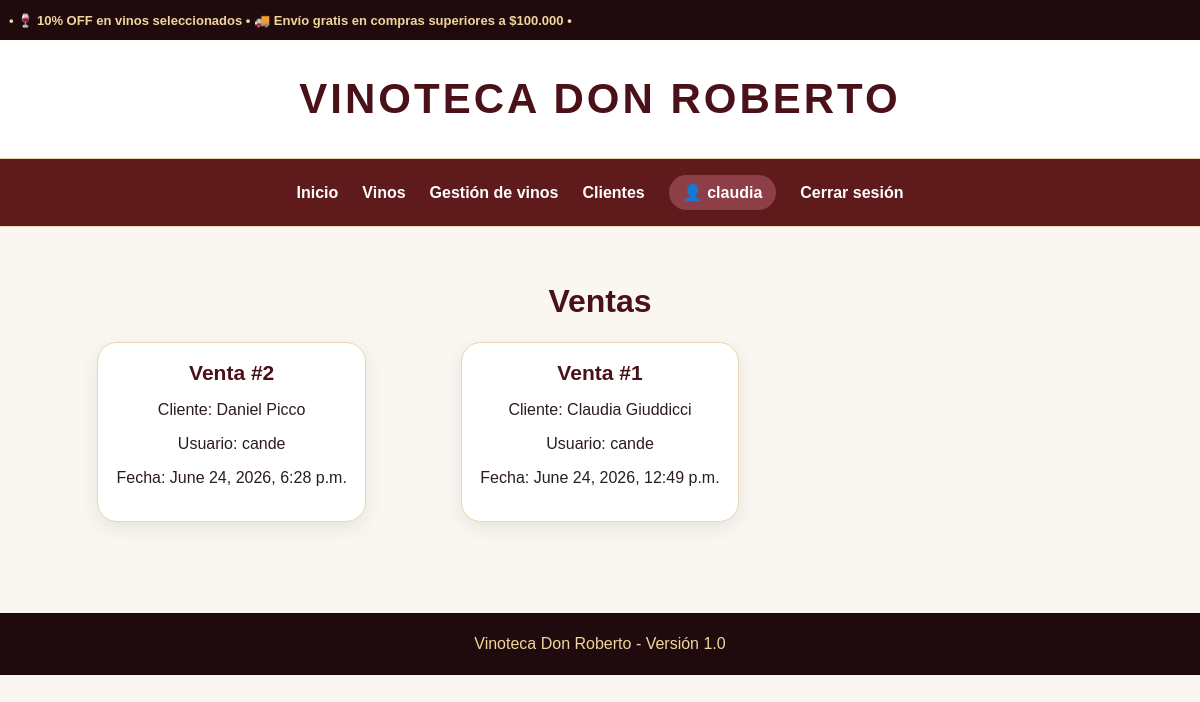
Page /ventas/ (signed in) on the committed database.
### usuarios/models.py (models this page shows)
class Usuario(AbstractUser):
    pass

### gestion/models.py (models this page shows, shortened)
class Venta(models.Model):
    cliente = models.ForeignKey(Cliente, on_delete=models.CASCADE)
    usuario = models.ForeignKey(settings.AUTH_USER_MODEL, on_delete=models.CASCADE)
    fecha = models.DateTimeField(auto_now_add=True)

class Cliente(models.Model):
    nombre = models.CharField(max_length=100)
    apellido = models.CharField(max_length=100)
    telefono = models.CharField(max_length=50)
    email = models.EmailField()
    def __str__(self):
        return f"{self.nombre} {self.apellido}"

### gestion/views.py (the view)
@login_required
def venta_listar(request):
    ventas = Venta.objects.all().order_by("-fecha")
    return render(request, "gestion/venta_listar.html", {"ventas": ventas})

### gestion/context_processors.py (called while the page is built)
def datos_sistema(request):
    return {
        "nombre_sistema": "Vinoteca Don Roberto ",
        "version": "1.0",
    }

### templates/gestion/venta_listar.html (shortened to what this page needs)
{% extends 'base.html' %}
{% block body %}
<h1>Ventas</h1>
<ul class="lista">
    {% for venta in ventas %}
        <li class="card">
            <strong>Venta #{{ venta.id }}</strong>
            <p>Cliente: {{ venta.cliente }}</p>
            <p>Usuario: {{ venta.usuario }}</p>
            <p>Fecha: {{ venta.fecha }}</p>
        </li>
    {% empty %}
        <li class="card">No hay ventas registradas.</li>
    {% endfor %}
</ul>
{% endblock %}

### templates/base.html (shortened to what this page needs)
{% load static %}
<!DOCTYPE html>
<html lang="es">
<head>
    <link rel="stylesheet" href="{% static 'gestion/styles.css' %}">
</head>
<body>
<div class="topbar">
    <div class="topbar-track">
        <span>
            • 🍷 10% OFF en vinos seleccionados • 🚚 Envío gratis en compras superiores a $100.000 •
        </span>
    </div>
</div>
<header class="header">
    <h1>{{ nombre_sistema }}</h1>
</header>
<nav class="navbar">
    <a href="{% url 'home' %}">Inicio</a>
    <a href="{% url 'vinos_disponibles' %}">
        Vinos
    </a>
    {% if user.is_authenticated %}
        {% if perms.gestion.view_vino %}
            <a href="{% url 'vino_listar' %}">
                Gestión de vinos
            </a>
        {% endif %}
        {% if perms.gestion.view_cliente %}
            <a href="{% url 'cliente_listar' %}">
                Clientes
            </a>
        {% endif %}
        <span class="usuario">
            👤 {{ user.username }}
        </span>
        <a href="{% url 'logout' %}">
            Cerrar sesión
        </a>
    {% endif %}
</nav>
<main class="contenedor">
    {% block body %}
    {% endblock %}
</main>
<footer class="footer">
    {{ nombre_sistema }} - Versión {{ version }}
</footer>
</body>
</html>

### gestion/static/gestion/styles.css (style rules this page uses)
* { box-sizing:border-box; }
body { margin:0; font-family: Arial, Helvetica, sans-serif; background:#faf7f3; color:#2b1d1d; }
.topbar { background:#1f0b0d; color:#f1d59b; text-align:center; padding:9px; font-size:13px; }
.header { background:white; text-align:center; padding:35px 20px; border-bottom:1px solid #ead6b1; }
.header h1 { margin:0; color:#4b1118; font-size:42px; letter-spacing:3px; text-transform:uppercase; }
.navbar { background:rgb(95, 27, 27); padding:16px; display:flex; justify-content:center; align-items:center; gap:24px; flex-wrap:wrap; border-bottom:1px solid #ead6b1; position:sticky; top:0; z-index:10; }
.navbar a { color:#ffffff; text-decoration:none; font-weight:bold; }
.usuario { background:#8d3e47; color:white; padding:8px 14px; border-radius:20px; font-weight:bold; }
.contenedor { width:90%; max-width:1180px; margin:auto; padding:35px 0; }
h1, .seccion-titulo { text-align:center; color:#4b1118; }
.lista { list-style:none; padding:0; display:grid; grid-template-columns:repeat(3, 1fr); gap:25px; }
.card { background:white; border-radius:20px; padding:18px; text-align:center; box-shadow:0 6px 20px rgba(0,0,0,.08); border:1px solid #ead6b1; transition:.3s; max-width:320px; margin:auto; }
.card strong { display:block; font-size:21px; color:#4b1118; margin-bottom:8px; }
.footer { background:#1f0b0d; color:#f1d59b; text-align:center; padding:22px; margin-top:40px; }
.topbar { background:#1f0b0d; color:#f1d59b; overflow:hidden; height:40px; display:flex; align-items:center; }
.topbar-track { display:flex; width:max-content; animation: scrollPromo 8s linear infinite; }
.topbar-track span { white-space:nowrap; padding-right:80px; font-weight:bold; }

### rows in the picture
Usuario: username "claudia"
Venta: id "2", cliente "Daniel Picco", usuario "cande", fecha "June 24, 2026, 6:28 p.m."
Venta: id "1", cliente "Claudia Giuddicci", usuario "cande", fecha "June 24, 2026, 12:49 p.m."

### other values in the picture
{{ nombre_sistema }} "VINOTECA DON ROBERTO"
{{ nombre_sistema }} "Vinoteca Don Roberto"
{{ version }} "1.0"
